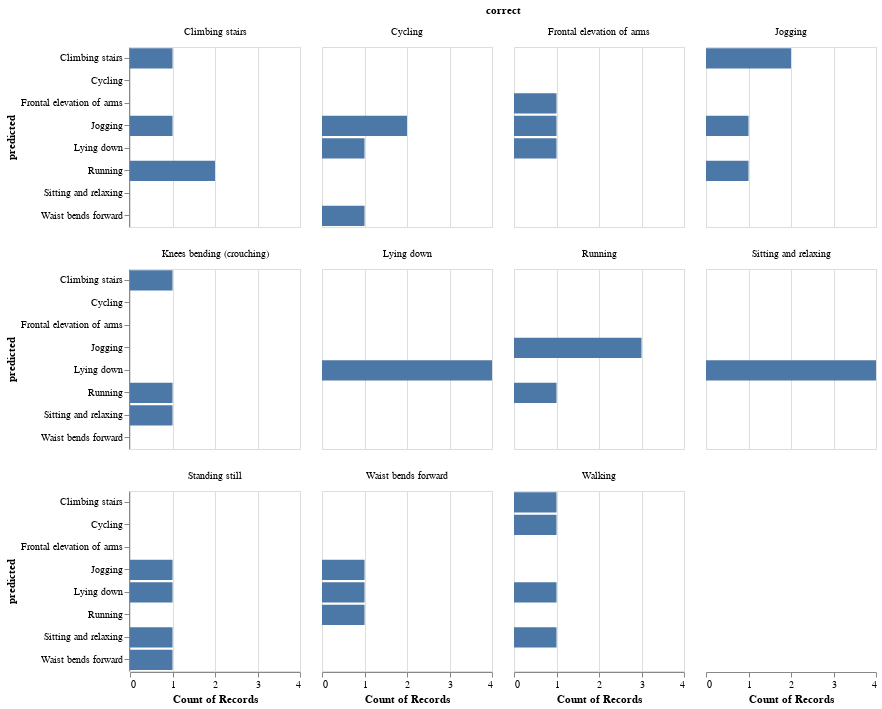

The notebook cell this image was saved under:
### Code cell
y_pred = model.predict(X_test)
y_pred = np.argmax(y_pred, axis=1)
score = accuracy_score(y_pred, y_test)
print("Score: {:.2f}".format(score))
show_result(y_pred, y_test)

### Figure 1 — Vega-Lite specification as saved in the notebook (floating-point values rounded to 4 significant figures)
{"config": {"view": {"continuousWidth": 400, "continuousHeight": 300}}, "data": {"name": "data-8c0238ee0035e9da3b54083a4e2b8d40"}, "facet": {"type": "nominal", "field": "correct"}, "spec": {"mark": "bar", "encoding": {"x": {"type": "nominal", "aggregate": "count", "field": "predicted"}, "y": {"type": "nominal", "field": "predicted"}}, "height": 180, "width": 170}, "columns": 4, "$schema": "https://vega.github.io/schema/vega-lite/v4.8.1.json", "datasets": {"data-8c0238ee0035e9da3b54083a4e2b8d40": [{"predicted": "Running", "correct": "Climbing stairs"}, {"predicted": "Lying down", "correct": "Sitting and relaxing"}, {"predicted": "Lying down", "correct": "Lying down"}, {"predicted": "Lying down", "correct": "Standing still"}, {"predicted": "Frontal elevation of arms", "correct": "Frontal elevation of arms"}, {"predicted": "Sitting and relaxing", "correct": "Walking"}, {"predicted": "Running", "correct": "Climbing stairs"}, {"predicted": "Jogging", "correct": "Standing still"}, {"predicted": "Lying down", "correct": "Lying down"}, {"predicted": "Cycling", "correct": "Walking"}, {"predicted": "Sitting and relaxing", "correct": "Standing still"}, {"predicted": "Waist bends forward", "correct": "Standing still"}, {"predicted": "Jogging", "correct": "Cycling"}, {"predicted": "Lying down", "correct": "Sitting and relaxing"}, {"predicted": "Lying down", "correct": "Frontal elevation of arms"}, {"predicted": "Sitting and relaxing", "correct": "Knees bending (crouching)"}, {"predicted": "Running", "correct": "Waist bends forward"}, {"predicted": "Jogging", "correct": "Cycling"}, {"predicted": "Jogging", "correct": "Frontal elevation of arms"}, {"predicted": "Climbing stairs", "correct": "Knees bending (crouching)"}, {"predicted": "Lying down", "correct": "Walking"}, {"predicted": "Lying down", "correct": "Waist bends forward"}, {"predicted": "Jogging", "correct": "Climbing stairs"}, {"predicted": "Running", "correct": "Jogging"}, {"predicted": "Jogging", "correct": "Running"}, {"predicted": "Lying down", "correct": "Lying down"}, {"predicted": "Jogging", "correct": "Jogging"}, {"predicted": "Lying down", "correct": "Sitting and relaxing"}, {"predicted": "Running", "correct": "Knees bending (crouching)"}, {"predicted": "Climbing stairs", "correct": "Jogging"}, {"predicted": "Lying down", "correct": "Cycling"}, {"predicted": "Climbing stairs", "correct": "Climbing stairs"}, {"predicted": "Lying down", "correct": "Lying down"}, {"predicted": "Waist bends forward", "correct": "Cycling"}, {"predicted": "Climbing stairs", "correct": "Jogging"}, {"predicted": "Running", "correct": "Running"}, {"predicted": "Jogging", "correct": "Running"}, {"predicted": "Jogging", "correct": "Waist bends forward"}, {"predicted": "Jogging", "correct": "Running"}, {"predicted": "Lying down", "correct": "Sitting and relaxing"}, {"predicted": "Climbing stairs", "correct": "Walking"}]}}
